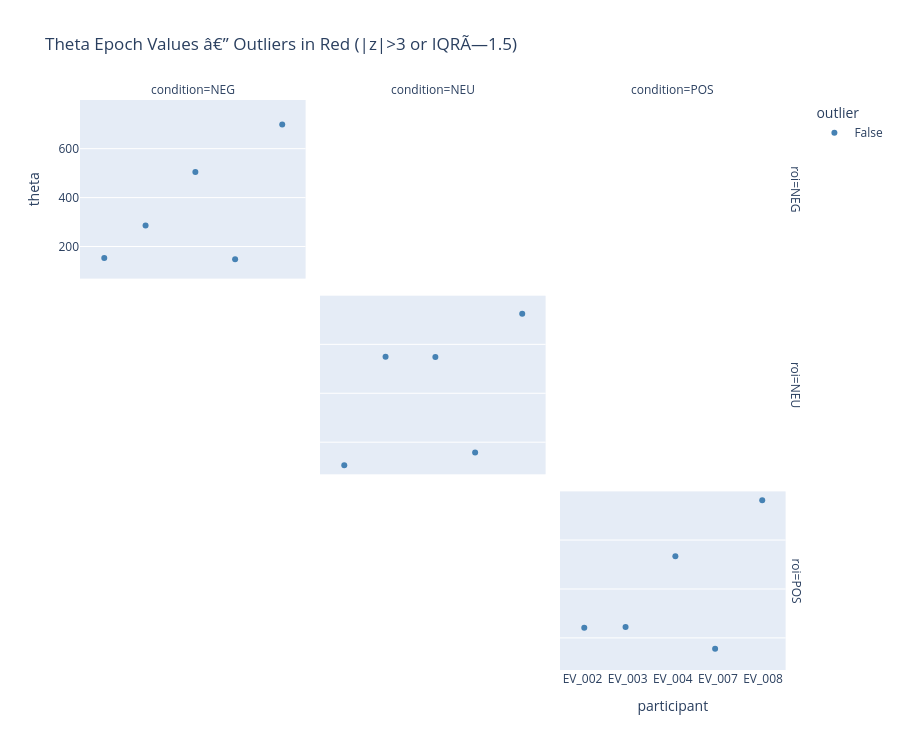

The code cell stored with this chart in its notebook:
### Code cell
# --- Scatter: all theta values, outliers in red ---
fig = px.strip(
    theta_scored.to_pandas(),
    x="participant", y="theta",
    color="outlier",
    facet_col="condition",
    facet_row="roi",
    color_discrete_map={True: "red", False: "steelblue"},
    hover_data=["block", "z_score"],
    title="Theta Epoch Values â€” Outliers in Red (|z|>3 or IQRÃ—1.5)",
    category_orders={"outlier": [False, True]},
)
fig.update_layout(height=230 * theta_scored["roi"].n_unique() + 60)
fig.show()

### Figure 1 — Plotly figure (JSON) as saved in the notebook; plotly's stock layout.template omitted (floating-point values rounded to 4 significant figures)
{"data": [{"alignmentgroup": "True", "boxpoints": "all", "customdata": [["bs1", 0], ["bs1", 0], ["bs1", 0], ["bs1", 0], ["bs1", 0]], "fillcolor": "rgba(255,255,255,0)", "hoveron": "points", "hovertemplate": "outlier=False<br>roi=NEG<br>condition=NEG<br>participant=%{x}<br>theta=%{y}<br>block=%{customdata[0]}<br>z_score=%{customdata[1]}<extra></extra>", "legendgroup": "False", "line": {"color": "rgba(255,255,255,0)"}, "marker": {"color": "steelblue"}, "name": "False", "offsetgroup": "False", "orientation": "v", "pointpos": 0, "showlegend": true, "type": "box", "x": ["EV_002", "EV_003", "EV_004", "EV_007", "EV_008"], "x0": " ", "xaxis": "x7", "y": [153.0, 286.0, 504.2, 148.1, 698.4], "y0": " ", "yaxis": "y7"}, {"alignmentgroup": "True", "boxpoints": "all", "customdata": [["bs2", 0], ["bs2", 0], ["bs2", 0], ["bs2", 0], ["bs2", 0]], "fillcolor": "rgba(255,255,255,0)", "hoveron": "points", "hovertemplate": "outlier=False<br>roi=NEU<br>condition=NEU<br>participant=%{x}<br>theta=%{y}<br>block=%{customdata[0]}<br>z_score=%{customdata[1]}<extra></extra>", "legendgroup": "False", "line": {"color": "rgba(255,255,255,0)"}, "marker": {"color": "steelblue"}, "name": "False", "offsetgroup": "False", "orientation": "v", "pointpos": 0, "showlegend": false, "type": "box", "x": ["EV_002", "EV_003", "EV_004", "EV_007", "EV_008"], "x0": " ", "xaxis": "x5", "y": [105.2, 549.4, 548.1, 157.8, 725.6], "y0": " ", "yaxis": "y5"}, {"alignmentgroup": "True", "boxpoints": "all", "customdata": [["bs3", 0], ["bs3", 0], ["bs3", 0], ["bs3", 0], ["bs3", 0]], "fillcolor": "rgba(255,255,255,0)", "hoveron": "points", "hovertemplate": "outlier=False<br>roi=POS<br>condition=POS<br>participant=%{x}<br>theta=%{y}<br>block=%{customdata[0]}<br>z_score=%{customdata[1]}<extra></extra>", "legendgroup": "False", "line": {"color": "rgba(255,255,255,0)"}, "marker": {"color": "steelblue"}, "name": "False", "offsetgroup": "False", "orientation": "v", "pointpos": 0, "showlegend": false, "type": "box", "x": ["EV_002", "EV_003", "EV_004", "EV_007", "EV_008"], "x0": " ", "xaxis": "x3", "y": [241.5, 244.7, 534.2, 155.3, 762.5], "y0": " ", "yaxis": "y3"}], "layout": {"annotations": [{"font": {}, "showarrow": false, "text": "condition=NEG", "x": 0.1567, "xanchor": "center", "xref": "paper", "y": 1.0, "yanchor": "bottom", "yref": "paper"}, {"font": {}, "showarrow": false, "text": "condition=NEU", "x": 0.49, "xanchor": "center", "xref": "paper", "y": 1.0, "yanchor": "bottom", "yref": "paper"}, {"font": {}, "showarrow": false, "text": "condition=POS", "x": 0.8233, "xanchor": "center", "xref": "paper", "y": 1.0, "yanchor": "bottom", "yref": "paper"}, {"font": {}, "showarrow": false, "text": "roi=POS", "textangle": 90, "x": 0.98, "xanchor": "left", "xref": "paper", "y": 0.1567, "yanchor": "middle", "yref": "paper"}, {"font": {}, "showarrow": false, "text": "roi=NEU", "textangle": 90, "x": 0.98, "xanchor": "left", "xref": "paper", "y": 0.5, "yanchor": "middle", "yref": "paper"}, {"font": {}, "showarrow": false, "text": "roi=NEG", "textangle": 90, "x": 0.98, "xanchor": "left", "xref": "paper", "y": 0.8433, "yanchor": "middle", "yref": "paper"}], "boxmode": "group", "height": 750, "legend": {"title": {"text": "outlier"}, "tracegroupgap": 0}, "title": {"text": "Theta Epoch Values â€” Outliers in Red (|z|>3 or IQRÃ—1.5)"}, "xaxis": {"anchor": "y", "domain": [0, 0.3133], "title": {"text": "participant"}}, "xaxis2": {"anchor": "y2", "domain": [0.3333, 0.6467], "matches": "x", "title": {"text": "participant"}}, "xaxis3": {"anchor": "y3", "domain": [0.6667, 0.98], "matches": "x", "title": {"text": "participant"}}, "xaxis4": {"anchor": "y4", "domain": [0, 0.3133], "matches": "x", "showticklabels": false}, "xaxis5": {"anchor": "y5", "domain": [0.3333, 0.6467], "matches": "x", "showticklabels": false}, "xaxis6": {"anchor": "y6", "domain": [0.6667, 0.98], "matches": "x", "showticklabels": false}, "xaxis7": {"anchor": "y7", "domain": [0, 0.3133], "matches": "x", "showticklabels": false}, "xaxis8": {"anchor": "y8", "domain": [0.3333, 0.6467], "matches": "x", "showticklabels": false}, "xaxis9": {"anchor": "y9", "domain": [0.6667, 0.98], "matches": "x", "showticklabels": false}, "yaxis": {"anchor": "x", "domain": [0, 0.3133], "title": {"text": "theta"}}, "yaxis2": {"anchor": "x2", "domain": [0, 0.3133], "matches": "y", "showticklabels": false}, "yaxis3": {"anchor": "x3", "domain": [0, 0.3133], "matches": "y", "showticklabels": false}, "yaxis4": {"anchor": "x4", "domain": [0.3433, 0.6567], "matches": "y", "title": {"text": "theta"}}, "yaxis5": {"anchor": "x5", "domain": [0.3433, 0.6567], "matches": "y", "showticklabels": false}, "yaxis6": {"anchor": "x6", "domain": [0.3433, 0.6567], "matches": "y", "showticklabels": false}, "yaxis7": {"anchor": "x7", "domain": [0.6867, 1.0], "matches": "y", "title": {"text": "theta"}}, "yaxis8": {"anchor": "x8", "domain": [0.6867, 1.0], "matches": "y", "showticklabels": false}, "yaxis9": {"anchor": "x9", "domain": [0.6867, 1.0], "matches": "y", "showticklabels": false}}}
